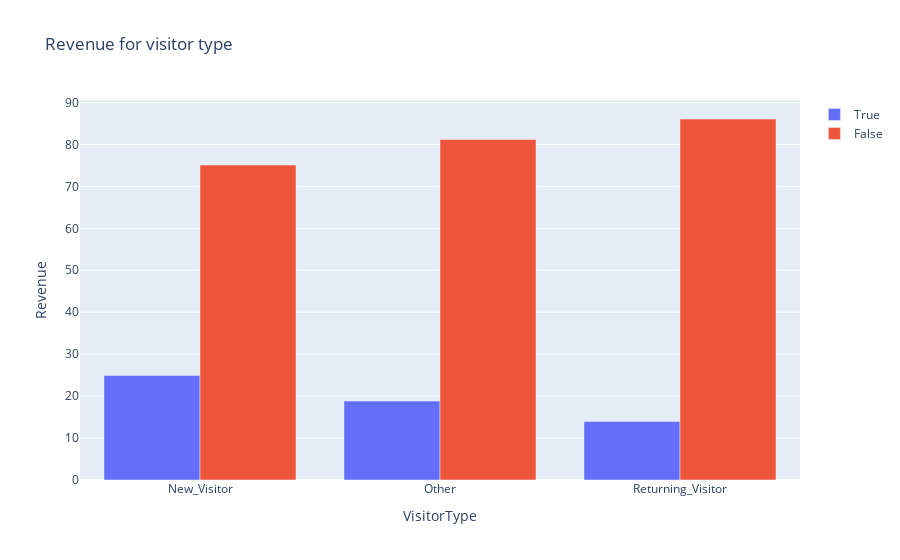
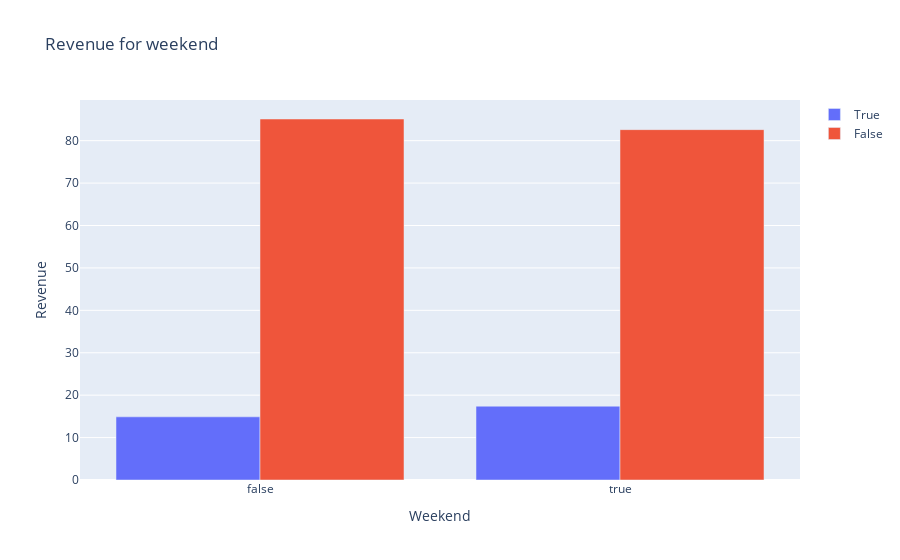
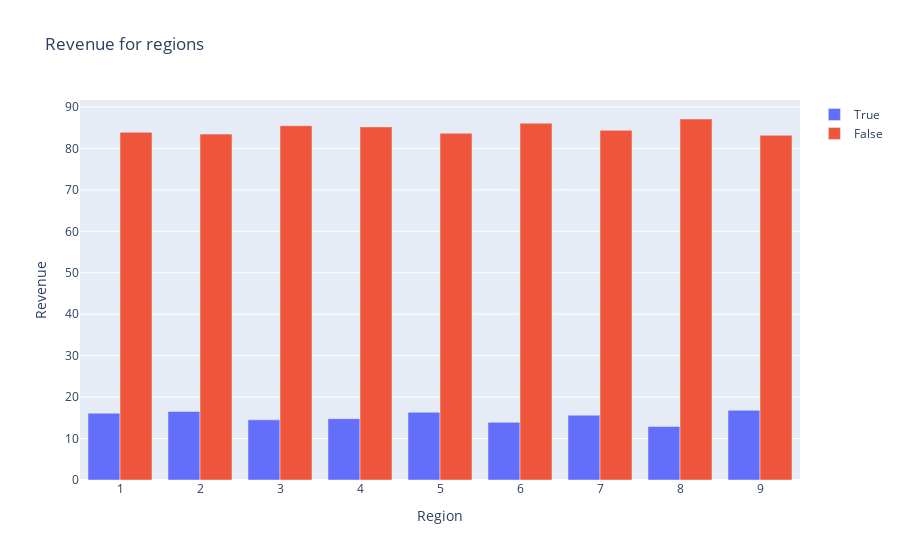
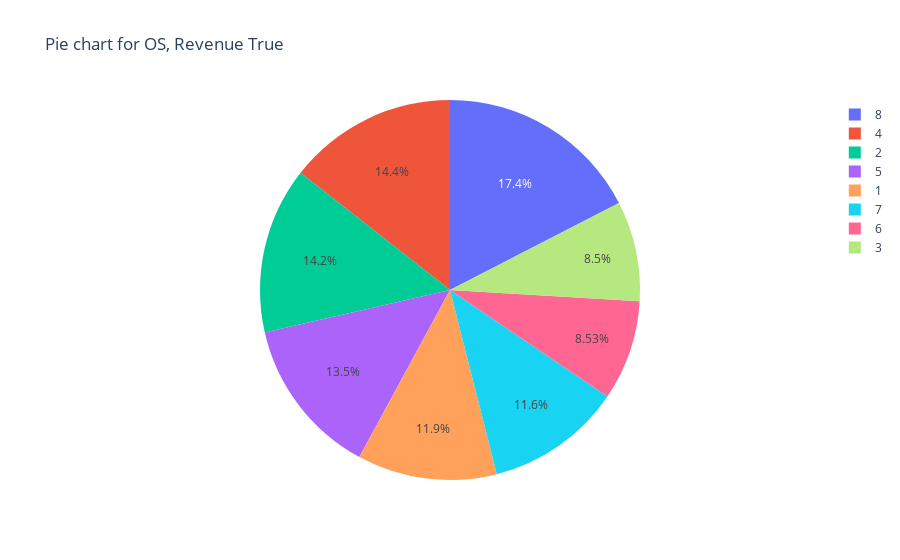

Notebook code cell kept with these figures, in order:
### Markdown cell above
## **Explore the dataset**

### Code cell
dataset = pd.read_csv('online_shoppers_intention.csv')
print(dataset.describe())

plt.title('Label Distribution')
sns.countplot(x='Revenue', data=dataset)
plt.show()
print(dataset.keys)

# correlation matrix
correlation_matrix = dataset.corr()
correlation_matrix.to_csv('correlation_matrix.csv')
plt.title('Correlation Matrix')
sns.heatmap(correlation_matrix, xticklabels=correlation_matrix.columns.values,
            yticklabels=correlation_matrix.columns.values)
plt.show()

#barchart for revenue for visitor type
#plt_barChart(X=dataset['VisitorType'], y=dataset['Revenue'], x_label='Visitor Type', y_label='Revenue', 
#             title='Revenue for visitor type')
dynamic_barChart(dataset['VisitorType'], dataset['Revenue'], 'Revenue for visitor type', 
                 xlabel='VisitorType', ylabel='Revenue')

#barchart revenue for weekends
# plt_barChart(X=dataset['Weekend'], y=dataset['Revenue'], x_label='Weekend', y_label='Revenue', 
#             title='Revenue for weekend')
dynamic_barChart(dataset['Weekend'], dataset['Revenue'], title='Revenue for weekend', 
                 xlabel='Weekend', ylabel='Revenue')

#barchart revenue for regions
#plt_barChart(X=dataset['Region'], y=dataset['Revenue'], x_label='Region', y_label='Revenue', 
#             title='Revenue for regions')
dynamic_barChart(dataset['Region'], dataset['Revenue'], title='Revenue for regions', 
                 xlabel='Region', ylabel='Revenue')

#piechart revenue for OS
#plt_pieChart(X=dataset['OperatingSystems'], y=dataset['Revenue'], title='Pie chart for OS,')
dynamic_pieChart(X=dataset['OperatingSystems'], y=dataset['Revenue'], title='Pie chart for OS, ')

#piechart revenue for browser
#plt_pieChart(X=dataset['Browser'], y=dataset['Revenue'], title='Pie chart for browser, ')
dynamic_pieChart(X=dataset['Browser'], y=dataset['Revenue'], title='Pie chart for browser, ')

#piechart revenue for TrafficType
#plt_pieChart(X=dataset['TrafficType'], y=dataset['Revenue'], title='Pie chart for browser, ')
dynamic_pieChart(X=dataset['TrafficType'], y=dataset['Revenue'], title='Pie chart for browser, ')

#boxplot Months vs BounceRates
plt_boxPlot(X=dataset['Month'], y=dataset['Revenue'], X2=dataset['BounceRates'], x_label='Months', 
            y_label='BounceRates', title='Months vs BounceRates')
dynamic_boxPlot(X=dataset['Month'], X2=dataset['BounceRates'], y=dataset['Revenue'])

#boxplot Months vs ExitRates
plt_boxPlot(X=dataset['Month'], y=dataset['Revenue'], X2=dataset['ExitRates'], x_label='Months', y_label='ExitRates', 
            title='Months vs ExitRates')

#boxplot Months vs PageValues
plt_boxPlot(X=dataset['Month'], y=dataset['Revenue'], X2=dataset['PageValues'], x_label='Months', y_label='PageValues', 
            title='Months vs PageValues')

#boxplot VisitorType vs BounceRates
plt_boxPlot(X=dataset['VisitorType'], X2=dataset['BounceRates'], y=dataset['Revenue'], x_label='VisitorType', 
            y_label='BounceRates', title='VisitorType vs BounceRates')

#boxplot VisitorType vs ExitRates
plt_boxPlot(X=dataset['VisitorType'], X2=dataset['ExitRates'], y=dataset['Revenue'], x_label='VisitorType', 
            y_label='ExitRates', title='VisitorType vs ExitRates')

#boxplot VisitorType vs PageValues
plt_boxPlot(X=dataset['VisitorType'], X2=dataset['PageValues'], y=dataset['Revenue'], x_label='VisitorType', 
            y_label='PageValues', title='VisitorType vs PageValues')

### Figure 1 — Plotly figure (JSON) as saved in the notebook; plotly's stock layout.template omitted (floating-point values rounded to 4 significant figures)
{"data": [{"name": "True", "type": "bar", "x": ["New_Visitor", "Other", "Returning_Visitor"], "y": [24.91, 18.82, 13.93]}, {"name": "False", "type": "bar", "x": ["New_Visitor", "Other", "Returning_Visitor"], "y": [75.09, 81.18, 86.07]}], "layout": {"barmode": "group", "title": {"text": "Revenue for visitor type"}, "xaxis": {"title": {"text": "VisitorType"}}, "yaxis": {"title": {"text": "Revenue"}}}}

### Figure 2 — Plotly figure (JSON) as saved in the notebook; plotly's stock layout.template omitted (floating-point values rounded to 4 significant figures)
{"data": [{"name": "True", "type": "bar", "x": [false, true], "y": [14.89, 17.4]}, {"name": "False", "type": "bar", "x": [false, true], "y": [85.11, 82.6]}], "layout": {"barmode": "group", "title": {"text": "Revenue for weekend"}, "xaxis": {"title": {"text": "Weekend"}}, "yaxis": {"title": {"text": "Revenue"}}}}

### Figure 3 — Plotly figure (JSON) as saved in the notebook; plotly's stock layout.template omitted (floating-point values rounded to 4 significant figures)
{"data": [{"name": "True", "type": "bar", "x": [1, 2, 3, 4, 5, 6, 7, 8, 9], "y": [16.13, 16.55, 14.52, 14.81, 16.35, 13.91, 15.64, 12.9, 16.83]}, {"name": "False", "type": "bar", "x": [1, 2, 3, 4, 5, 6, 7, 8, 9], "y": [83.87, 83.45, 85.48, 85.19, 83.65, 86.09, 84.36, 87.1, 83.17]}], "layout": {"barmode": "group", "title": {"text": "Revenue for regions"}, "xaxis": {"title": {"text": "Region"}}, "yaxis": {"title": {"text": "Revenue"}}}}

### Figure 4 — Plotly figure (JSON) as saved in the notebook; plotly's stock layout.template omitted (floating-point values rounded to 4 significant figures)
{"data": [{"labels": [1, 2, 3, 4, 5, 6, 7, 8], "type": "pie", "values": [14.66, 17.5, 10.49, 17.78, 16.67, 10.53, 14.29, 21.52]}], "layout": {"title": {"text": "Pie chart for OS, Revenue True"}}}
